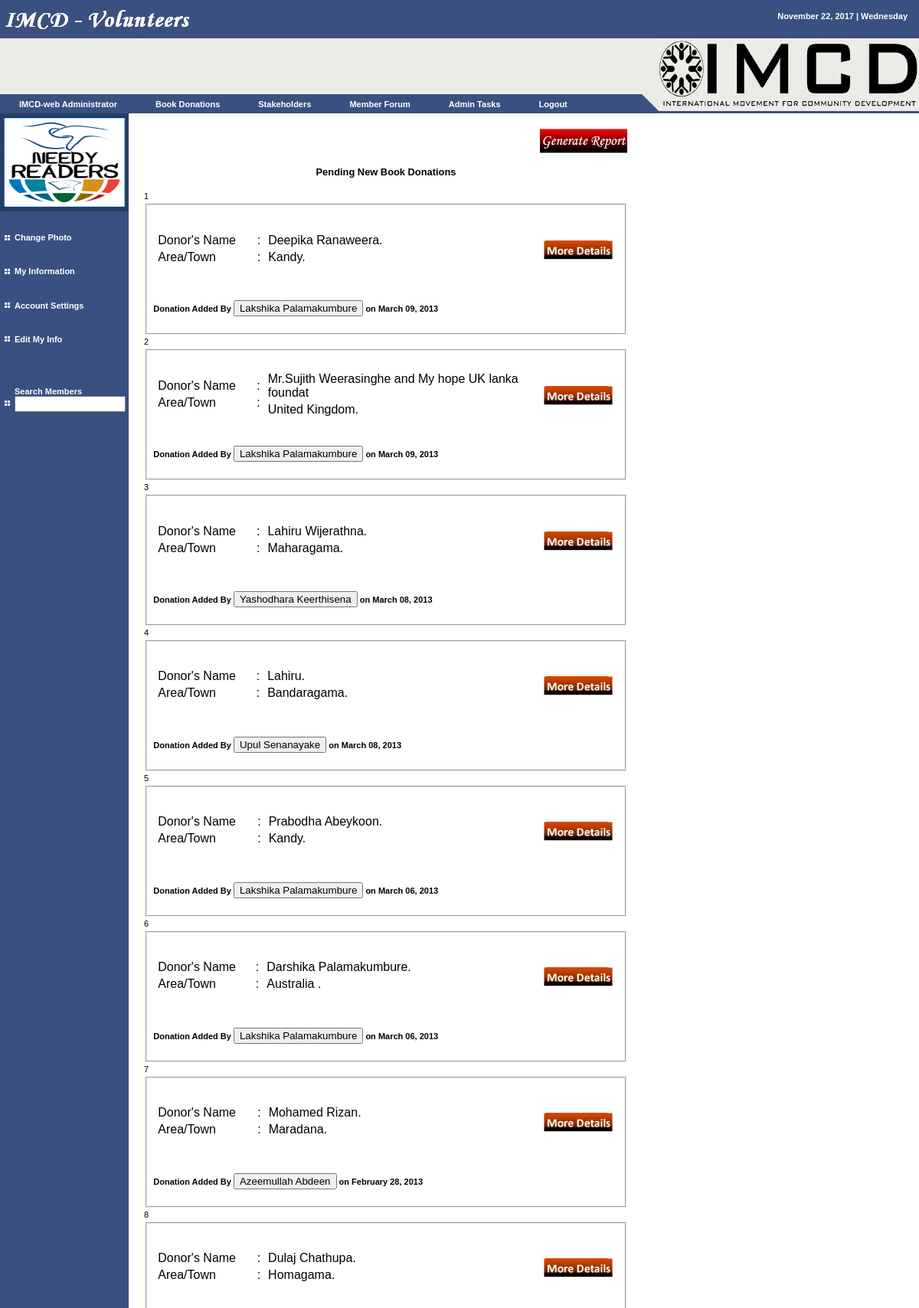
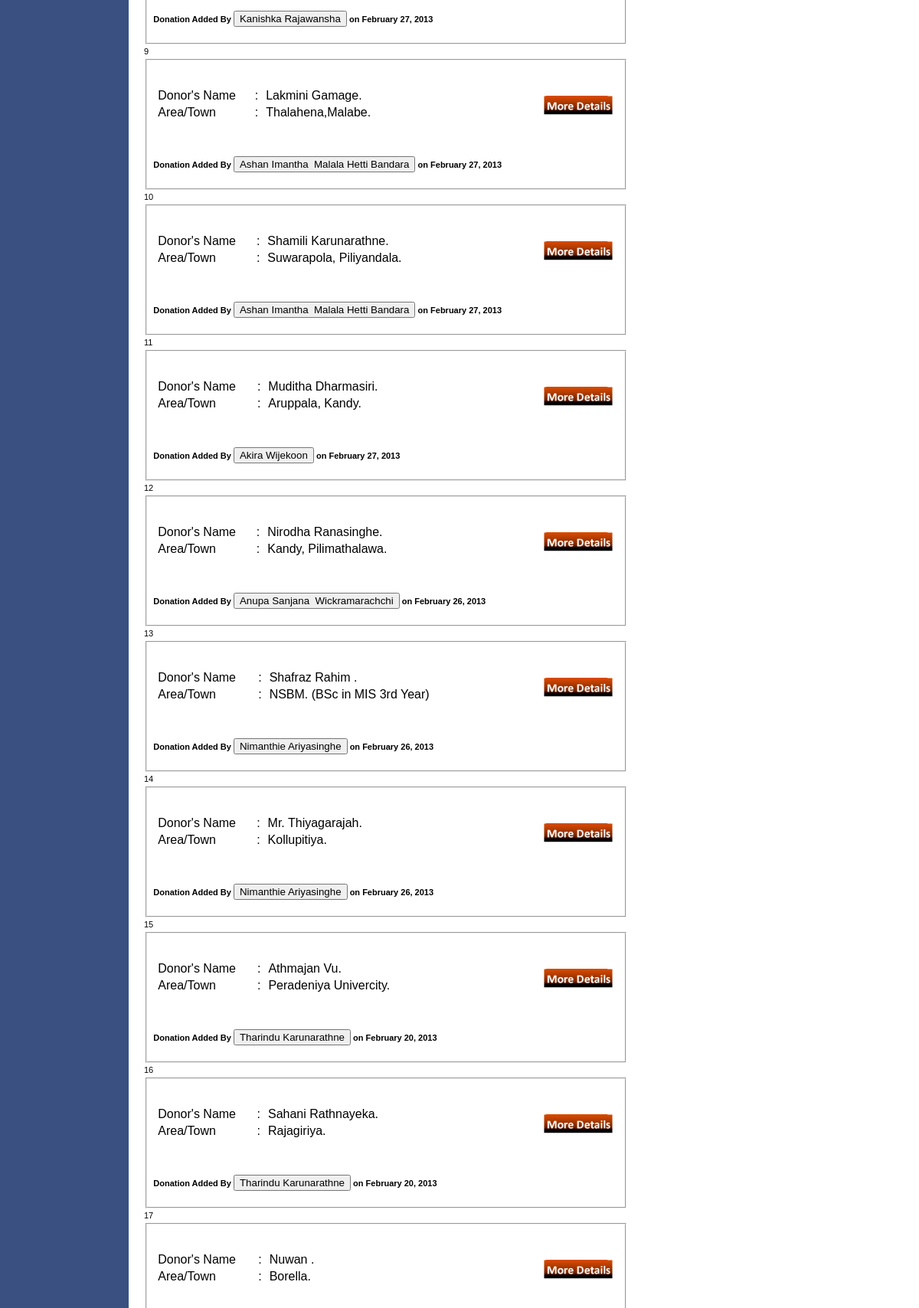
Page /user/pe_don.php (signed in, upper part) on the committed database (2 pictures, top to bottom).
### tables this page shows
CREATE TABLE `user` (
  `uid` int(50) NOT NULL auto_increment,
  `uname` varchar(50) NOT NULL,
  `pword` varchar(200) NOT NULL,
  `fname` varchar(50) NOT NULL,
  `mname` varchar(200) NOT NULL,
  `lname` varchar(50) NOT NULL,
  `dob` varchar(50) NOT NULL,
  `country` varchar(50) NOT NULL,
  `gender` varchar(50) NOT NULL,
  `tele` varchar(50) NOT NULL,
  `email` varchar(50) NOT NULL,
  `seq` varchar(50) NOT NULL,
  `answer` varchar(50) NOT NULL,
  `year` int(10) NOT NULL,
  `fid` varchar(20) NOT NULL,
  `town` varchar(50) NOT NULL,
  `status` varchar(50) NOT NULL default 'pend',
  `utype` varchar(50) NOT NULL default 'nuser',
  PRIMARY KEY  (`uid`)
);

CREATE TABLE `donor` (
  `doid` int(10) NOT NULL auto_increment,
  `dname` varchar(50) NOT NULL,
  `nbook` int(50) NOT NULL,
  `dtown` varchar(50) NOT NULL,
  `dtele` varchar(50) NOT NULL,
  `demail` varchar(50) NOT NULL,
  `dinfo` varchar(300) NOT NULL,
  `uid` varchar(10) NOT NULL,
  `status` varchar(20) NOT NULL default 'pend',
  `whoid` varchar(10) NOT NULL,
  `adate` varchar(50) NOT NULL,
  `cdate` varchar(50) NOT NULL,
  `sid` varchar(50) NOT NULL,
  `willid` varchar(50) NOT NULL,
  PRIMARY KEY  (`doid`)
);

### sess.php (called while the page is built, shortened)
<?php
$name=$_SESSION['fuser'];
$query="select * from user where uname='".$name."' ";
$result=mysql_query($query);
$new=mysql_fetch_array($result);
$f_name=$new['fname'];
$l_name=$new['lname'];
$photo=$new['mname'];
$utype=$new['utype'];
?>

### user/pe_don.php (the view, shortened to what this page needs)
<?php
include('incu/header.php');
$count=0;
echo '
<script type="text/javascript">
function confirm_delete() {
  return confirm("Are you sure collected books? ");
}
</script>
<div align="right">
<form target="_blank" action="../NRreport.php" method="post"> <input title="Generate Report" type="image" src="../pictures/repo.png" width="116" height="34"></form>
</div>
<div align="center"><h3>Pending New Book Donations</h3></div>';
$q5="select * from donor where status='pend' ORDER BY doid DESC";
$r5=mysql_query($q5) or die("pend donor ERROR");
while($new=mysql_fetch_array($r5)){
$d_name=$new['dname'];
$n_book=$new['nbook'];
$d_town=$new['dtown'];
$dtp=$new['dtele'];
$dmail=$new['demail'];
$dinfo=$new['dinfo'];
$vo_id=$new['uid'];
$do_id=$new['doid'];
$adate=$new['adate'];
$q6="select * from user where uid='$vo_id'";
$r6=mysql_query($q6) or die("vo member ERROR");
$new2=mysql_fetch_array($r6);
$vo_fname=$new2['fname'];
$vo_lname=$new2['lname'];
$count=$count+1;
echo $count;
echo '<fieldset title="'.$d_name." From ".$d_town.'">
<table>
<td  width="150"><table><tr><td>Donor\'s Name</td></tr><tr><td>Area/Town</td></tr></table></td>
<td><table><tr><td>:</td></tr><tr><td>:</td></tr></table></td>
<td width="500"><table><tr><td>'.$d_name.'</td></tr><tr><td>'.$d_town.'</td></tr></table></td>
<td><table><tr align="center">
<form action="don_info.php" method="post">
<input title="More Details" type="image" src="../pictures/more.png" width="100" height="100">
<input type="hidden" name="doid" value="'.$do_id.'" />
<input type="hidden" name="dname" value="'.$d_name.'" />
<input type="hidden" name="dtown" value="'.$d_town.'" />
<input type="hidden" name="dnbook" value="'.$n_book.'" />
<input type="hidden" name="dtp" value="'.$dtp.'" />
<input type="hidden" name="dmail" value="'.$dmail.'" />
<input type="hidden" name="dinfo" value="'.$dinfo.'" />
<input type="hidden" name="vfname" value="'.$vo_fname.'" />
<input type="hidden" name="vlname" value="'.$vo_lname.'" />
<input type="hidden" name="adate" value="'.$adate.'" />
<input type="hidden" name="whoid" value="'.$loggeduser.'" />
</form>
</tr></table></td>
</table>
<form action="loginfo.php" method="post">
<h4>Donation Added By <input type="submit" value="'.$vo_fname.' '.$vo_lname.'" /> on '.$adate.'</h4>
<input type="hidden" name="uid" value="'.$vo_id.'" />
</form>
</fieldset>';
}
include('incu/footer.php');?>

### user/incu/header.php (shortened to what this page needs)
<?php
include('../sess.php');
?>
<html>
<head>
<link rel="stylesheet" href="styles.css" type="text/css">
</head>
<body bgcolor="#ffffff" leftmargin="0" topmargin="0" marginwidth="0" marginheight="0">
<table width="100%" border="0" cellspacing="0" cellpadding="0" height="100%">
  <tr>
    <td bgcolor="#395080" height="50" valign="top">
      <table width="100%" border="0" cellspacing="0" cellpadding="0" height="100%">
        <tr>
          <td width="50%" valign="top"><a href="index.php" class="menutext"> <img name="companyname" src="images/companyname.jpg" width="247" height="50" border="0"></a></td>
          <td width="50%" valign="top">
            <table width="100%" border="0" cellspacing="0" cellpadding="15">
              <tr>
                <td valign="top" align="right" class="menutext">
				<?php echo gmdate("F d, Y | l");?>
				</td>
              </tr>
            </table>
		 </td>
        </tr>
      </table>
    </td>
  </tr>
  <tr>
    <td height="98" valign="top">
      <table width="100%" border="0" cellspacing="0" cellpadding="0" height="100%">
        <tr>
          <td valign="top" width="82%">
            <table width="100%" border="0" cellspacing="0" cellpadding="0" height="100%">
              <tr bgcolor="#EAEBE4">
                <td height="73" valign="top" bgcolor="#EAEBE4"><img src="images/spacer.gif" width="1" height="73"></td>
                <td>&nbsp;</td>
              </tr>
              <tr>
                <td height="25" bgcolor="#395080" class="menutext" nowrap width="100%">
				<ul id="menu">
    <li><a href="../user/myinfo.php" class="menutext"><?php echo $f_name." ".$l_name; ?></a></li>
    <li><a href="pe_don.php" class="menutext">Book Donations</a>
    </li>
	    <li><a href="#" class="menutext">Stakeholders</a>
    </li>
     <li><a href="forum.php" class="menutext">Member Forum</a>
    </li>
	<?php
	if($utype=='admin'){
	echo '
		    <li><a href="#" class="menutext">Admin Tasks</a>
        <ul>
            <li><a href="request.php" class="menutext"><img src="images/square.jpg" width="7" height="7"> &nbsp;&nbsp;Pending Member Requests</a></li>
			<li><a href="allstake.php" class="menutext"><img src="images/square.jpg" width="7" height="7"> &nbsp;&nbsp;All Stakeholders</a></li>
        </ul>
    </li>
	';
	}
	?>
    <li><a href="../user/logout.php" class="menutext">Logout</a>
    </li>
</ul>
				 </td>
                <td height="25" width="22" valign="bottom"><img name="triangle1" src="images/triangle1.jpg" width="22" height="25" border="0"></td>
              </tr>
            </table>
          </td>
          <td valign="top" align="right" width="340"><img name="graphic1" src="images/graphic1.jpg" width="340" height="98" border="0"></td>
        </tr>
      </table>
    </td>
  </tr>
  <tr>
    <td height="72%" valign="top">
      <table width="70%" border="0" cellspacing="0" cellpadding="0" height="100%">
        <tr>
          <td valign="top" width="152" bgcolor="#395080">
            <table width="152" border="0" cellspacing="0" cellpadding="0" height="100%">
              <tr>
                <td width="152" bgcolor="#395080" height="140" valign="top"><a href="../user/photo.php"><img border="4" name="user" src="<?php echo $photo; ?>" width="160" height="120"/></a></td>
              </tr>
              <tr>
                <td valign="top" bgcolor="#395080">
                  <table width="100%" border="0" cellspacing="0" cellpadding="3" height="300">
                    <tr>
                      <td width="10" align="right"><img src="images/square.jpg" width="7" height="7"></td>
                      <td nowrap class="menutext"><a href="../user/photo.php" class="menutext">Change Photo</a></td>
                    </tr>
					<tr>
                      <td width="10" align="right"><img src="images/square.jpg" width="7" height="7"></td>
                      <td class="menutext"><a href="../user/myinfo.php" class="menutext">My Information</a></td>
                    </tr>
                    <tr>
                      <td width="10" align="right"><img src="images/square.jpg" width="7" height="7"></td>
                      <td class="menutext"><a href="../user/editset.php" class="menutext">Account Settings</a></td>
                    </tr>
                    <tr>
                      <td width="10" align="right"><img src="images/square.jpg" width="7" height="7"></td>
                      <td class="menutext"><a href="editme.php" class="menutext">Edit My Info</a></td>
                    </tr>
					<tr>
					<td width="10" align="right"><img src="images/square.jpg" width="7" height="7"></td>
                      <td class="menutext">
					<a href="../user/logall.php" class="menutext">Search Members</a><form action="logall.php" method="post"><input type="text" name="sch" size="15"></form></td>
					</tr>
                  </table>
                </td>
              </tr>
            </table>
          </td>
		   <td valign="top" width="85%">
            <table width="100%" border="0" cellspacing="0" cellpadding="20" height="100%">
              <tr>
                <td valign="top" height="420" class="text">

### user/styles.css (style rules this page uses)
.text { font-family: Verdana, Arial, Helvetica, sans-serif; font-size: 11px; line-height: 19px; color: #000000; text-decoration: none }
a { font-family: Verdana, Arial, Helvetica, sans-serif; font-size: 11px; color: #2C3D61; text-decoration: underline }
.menutext { font-family: Verdana, Arial, Helvetica, sans-serif; font-size: 11px; font-weight: bold; color: #FFFFFF; text-decoration: none }
ul { font-family: Arial, Verdana; font-size: 14px; margin: 0; padding: 0; list-style: none; }
ul li { display: block; position: relative; float: left; }
ul li a { display: block; text-decoration: none; color: #ffffff; border-top: 0px solid #ffffff; padding: 5px 25px 5px 25px; background: #395080; margin-left: 0px; }

### rows in the picture
user: fname "IMCD-web", lname "Administrator", mname (picture)
donor: dname "Deepika Ranaweera.", dtown "Kandy.", uid.lname "Lakshika Palamakumbure", adate "March 09, 2013"
donor: dname "Mr.Sujith Weerasinghe and My hope UK lanka foundat", dtown "United Kingdom.", uid.lname "Lakshika Palamakumbure", adate "March 09, 2013"
donor: dname "Lahiru Wijerathna.", dtown "Maharagama.", uid.lname "Yashodhara Keerthisena", adate "March 08, 2013"
donor: dname "Lahiru.", dtown "Bandaragama.", uid.lname "Upul Senanayake", adate "March 08, 2013"
donor: dname "Prabodha Abeykoon.", dtown "Kandy.", uid.lname "Lakshika Palamakumbure", adate "March 06, 2013"
donor: dname "Darshika Palamakumbure.", dtown "Australia .", uid.lname "Lakshika Palamakumbure", adate "March 06, 2013"
donor: dname "Mohamed Rizan.", dtown "Maradana.", uid.lname "Azeemullah Abdeen", adate "February 28, 2013"
donor: dname "Dulaj Chathupa.", dtown "Homagama.", uid.lname "Kanishka Rajawansha", adate "February 27, 2013"
donor: dname "Lakmini Gamage.", dtown "Thalahena,Malabe.", uid.lname "Ashan Imantha Malala Hetti Bandara", adate "February 27, 2013"
donor: dname "Shamili Karunarathne.", dtown "Suwarapola, Piliyandala.", uid.lname "Ashan Imantha Malala Hetti Bandara", adate "February 27, 2013"
donor: dname "Muditha Dharmasiri.", dtown "Aruppala, Kandy.", uid.lname "Akira Wijekoon", adate "February 27, 2013"
donor: dname "Nirodha Ranasinghe.", dtown "Kandy, Pilimathalawa.", uid.lname "Anupa Sanjana Wickramarachchi", adate "February 26, 2013"
donor: dname "Shafraz Rahim .", dtown "NSBM. (BSc in MIS 3rd Year)", uid.lname "Nimanthie Ariyasinghe", adate "February 26, 2013"
donor: dname "Mr. Thiyagarajah.", dtown "Kollupitiya.", uid.lname "Nimanthie Ariyasinghe", adate "February 26, 2013"
donor: dname "Athmajan Vu.", dtown "Peradeniya Univercity.", uid.lname "Tharindu Karunarathne", adate "February 20, 2013"
donor: dname "Sahani Rathnayeka.", dtown "Rajagiriya.", uid.lname "Tharindu Karunarathne", adate "February 20, 2013"
donor: dname "Nuwan .", dtown "Borella."

### other values in the picture
gmdate("F d, Y | l") "November 22, 2017 | Wednesday"
